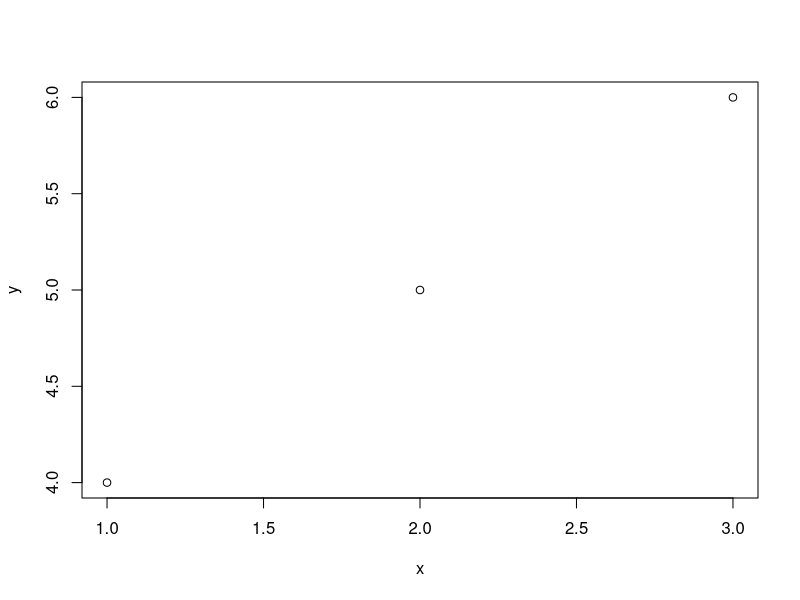
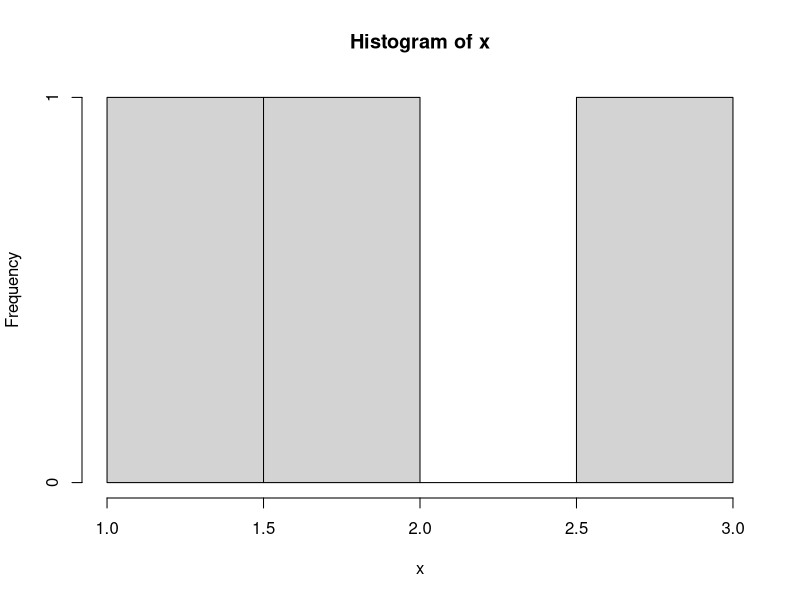
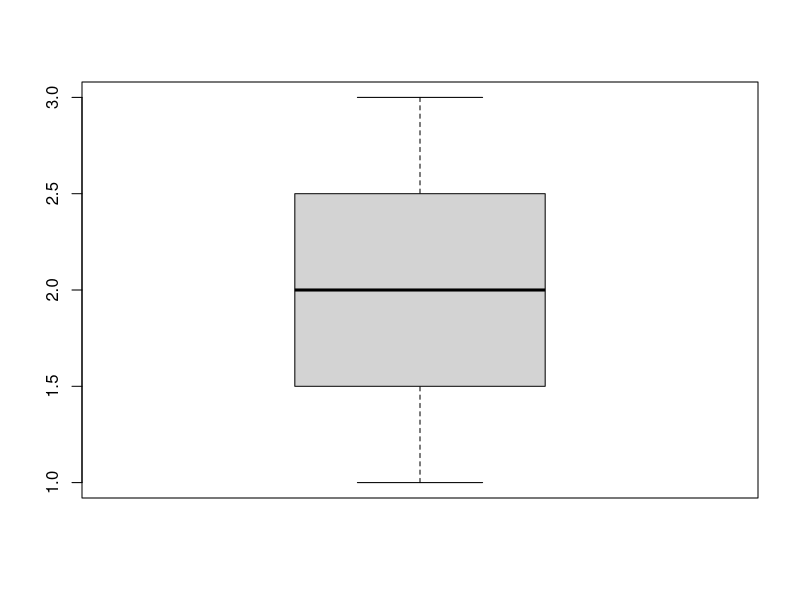
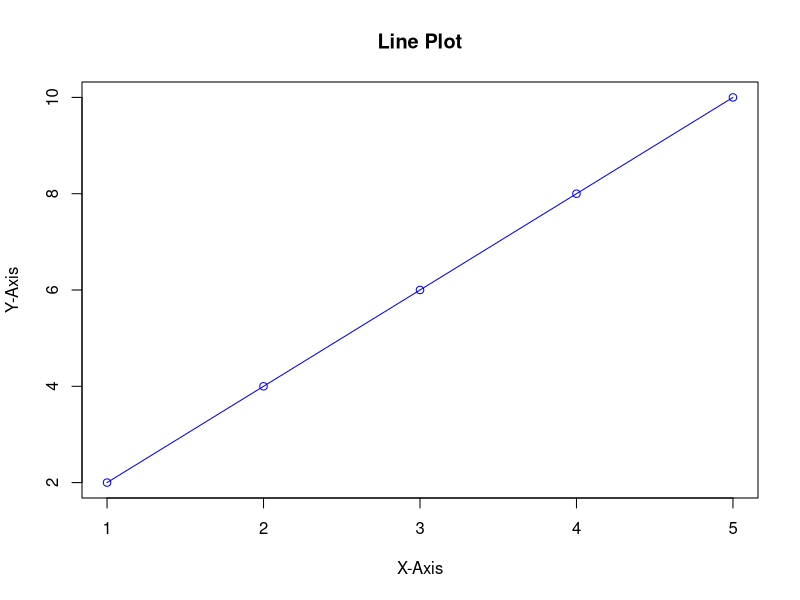
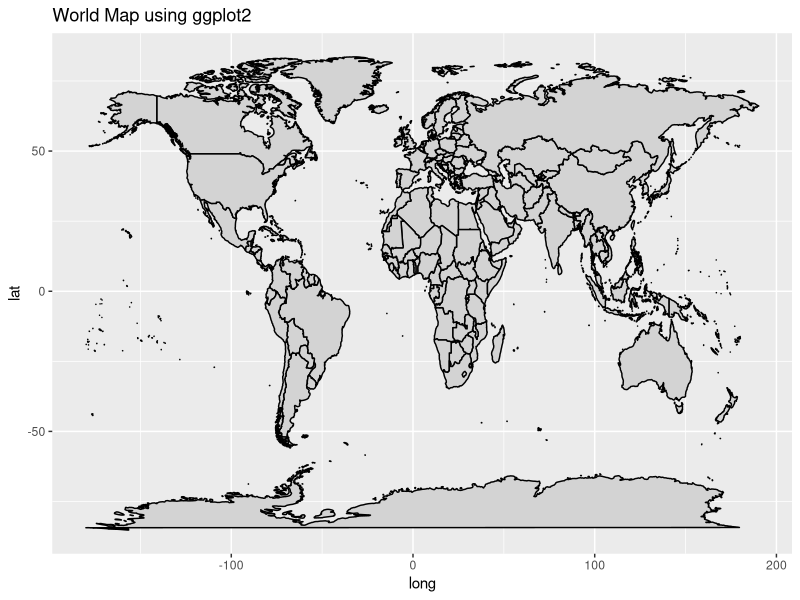
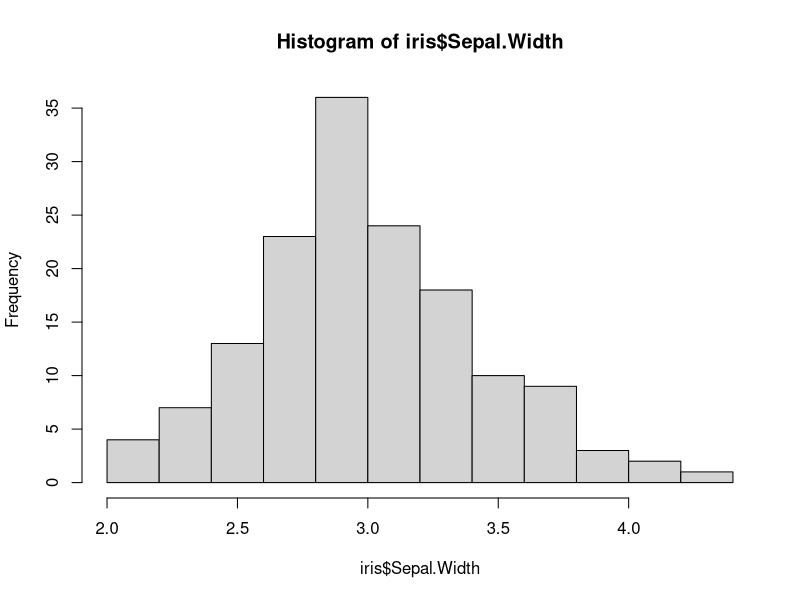
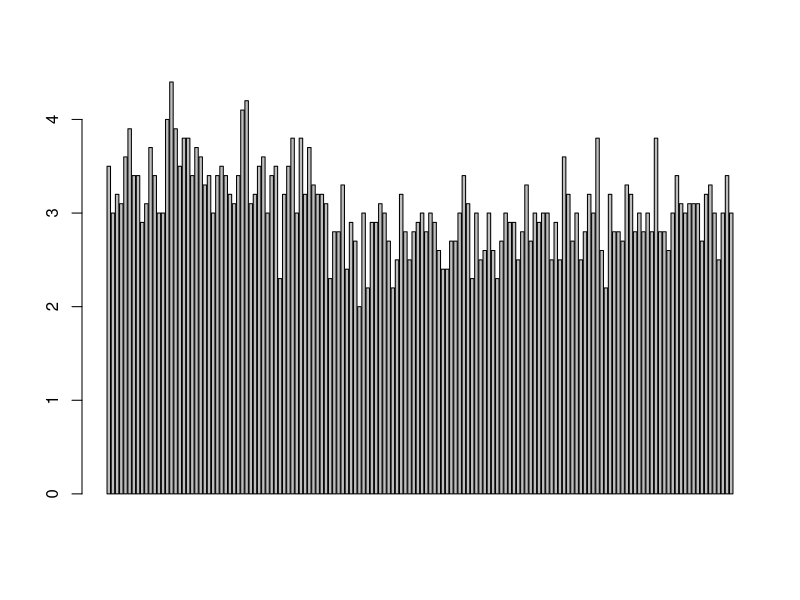
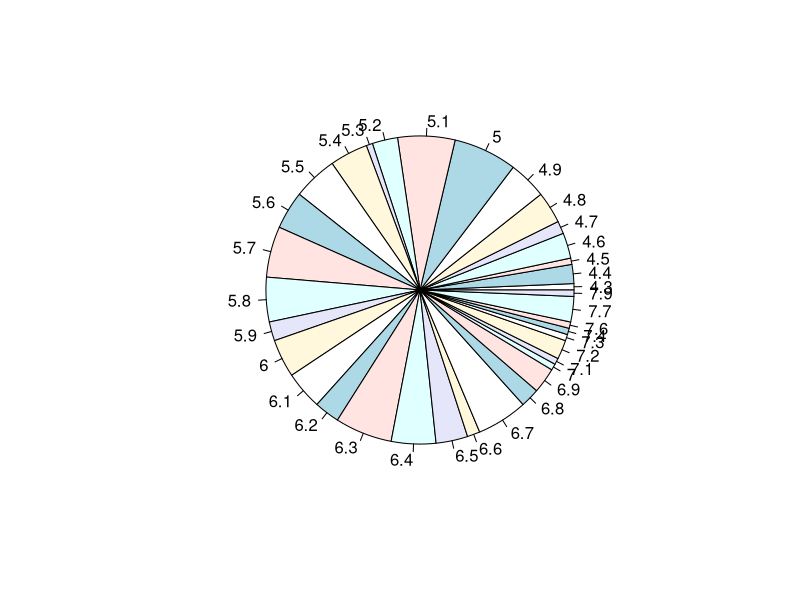

Recreate these plots in R, in order.
length(c(1:24))
sort(c(1,5,8,6,0,5,2,1,4,9,5,3,8,2,6,7,15))
table(c("a","b","a","c","b","a","a","c","b"))
unique(c(1,2,2,3,4,4,5,5,6,7,7,8,9,9))
rev(c(1:20))

data<- iris
dim(data)
colnames(data)
rownames(data)
summary(data)

x<- c(1,2,3)
y<- c(4,5,6)
plot(x,y)
hist(x)
boxplot(x)

x<- 5
if(x>0) {
  print("x is positive")
} else {
  print("x is negative")
}

day<- 3
result<- switch(day,
                "1"="Monday",
                "2"="Tuesday",
                "3"="Wednesday",
                "4"="Thursday",
                "5"="Friday",
                "Weekend")
print(result)

a<-13
b<-5
sum<-a+b
print(sum)
print(a-b)
print(a*b)
print(a/b)
print(paste("Sum :",sum))

numbers<- c(10,20,30,40,50,60,70)
sum<- sum(numbers)
mean<- mean(numbers)
max<- max(numbers)
print(paste("Max :",max))

x <- c(1,2,3,4,5)
y <- c(2,4,6,8,10)
plot(x,y,type="o",col="blue",
     main="Line Plot",
     xlab="X-Axis",
     ylab="Y-Axis")

x <- c(1,2,3,4,5)
y <- c(5,4,3,2,1)
sum <- x+y
diff <- x-y
prod <- x*y
quot <- x/y
print(prod)
print(quot)

install.packages("maps")
library(maps)
library(ggplot2)
world_map <- map_data("world")
ggplot(world_map,aes(x=long,y=lat,group=group))+
  geom_polygon(fill="lightgray",color="black")+
  ggtitle("World Map using ggplot2")

iris
head(iris)
head(iris)
tail(iris)
table(iris$Species)

hist(iris$Sepal.Width)
barplot(iris$Sepal.Width)
pie(table(iris$Sepal.Length))
pie(table(iris$Sepal.Width))

boxplot(iris$Sepal.Length~iris$Species,
        xlab="Species",ylab="Sepal Length",col="blue")

install.packages("scatterplot3d")
library(scatterplot3d)

boxplot(iris$Petal.Length~iris$Sepal.Length,xlab="Petal Length",ylab="Sepal Length",
        main="Petal Legnth vs Sepal Length",col="green")
